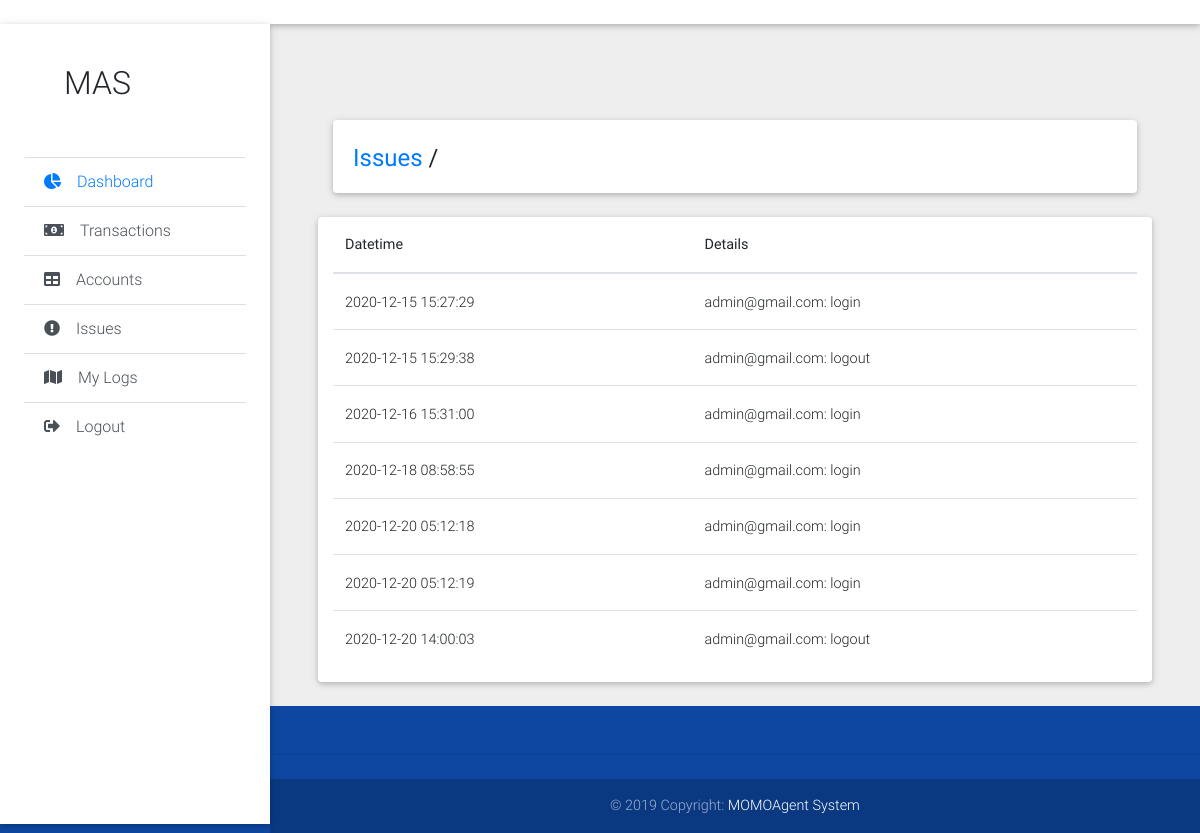
/staff/mylogs.php (signed in), run on an earlier commit of the app's database.
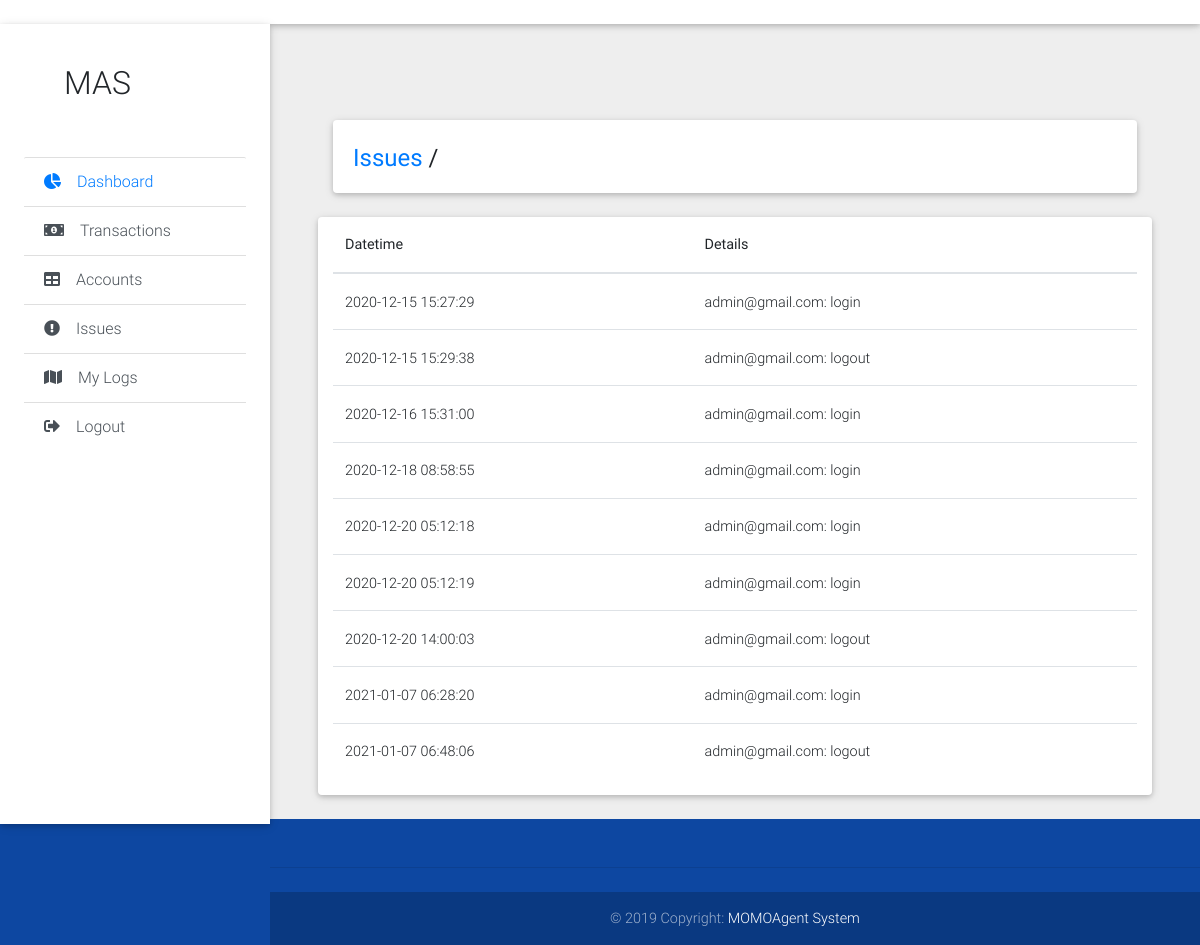
And on a later commit of the database.
### tables this page shows
CREATE TABLE `logs` (
  `timetsamp` timestamp NOT NULL DEFAULT current_timestamp(),
  `id` int(10) NOT NULL,
  `userid` int(11) NOT NULL,
  `details` text NOT NULL
);

### staff/mylogs.php (the view, shortened to what this page needs)
<!DOCTYPE html>
<html lang="en">
<?php include_once 'static/head.php';
include_once("../db.php");
$result = $pdo->query("SELECT * FROM logs where userid = ".$_SESSION['id']);
?>
<body class="grey lighten-3">
  <header>
<?php include_once 'static/navbar.php'; ?>
<?php include_once 'static/sidebar.php'; ?>
  </header>
  <main class="pt-5 mx-lg-5">
    <div class="container-fluid mt-5">
      <div class="card mb-4 wow fadeIn">
        <div class="card-body d-sm-flex justify-content-between">
          <h4 class="mb-2 mb-sm-0 pt-1">
            <a href="#" >Issues</a>
            <span>/</span>
          </h4>
        </div>
      </div>
      <div class="row card wow fadeIn">
        <div class="col">
          <table class="table table-hover">
            <thead class="table-black">
              <tr>
                <th>Datetime</th>
                <th>Details</th>
              </tr>
            </thead>
            <tbody>
              <?php
                while($row = $result->fetch(PDO::FETCH_ASSOC)) {
                  echo "<tr>";
                  echo "<td>".$row['timetsamp']."</td>";
                  echo "<td>".$row['details']."</td>";
                 ?>
              <?php } ?>
            </tbody>
          </table>
        </div>
      </div>
    </div>
  </main>
<?php include_once 'static/footer.php'; ?>
</body>
</html>

What changed in the data, as far as the page shows it:
added logs: timetsamp "2021-01-07 06:28:20", details "admin@gmail.com: login"
added logs: timetsamp "2021-01-07 06:48:06", details "admin@gmail.com: logout"
